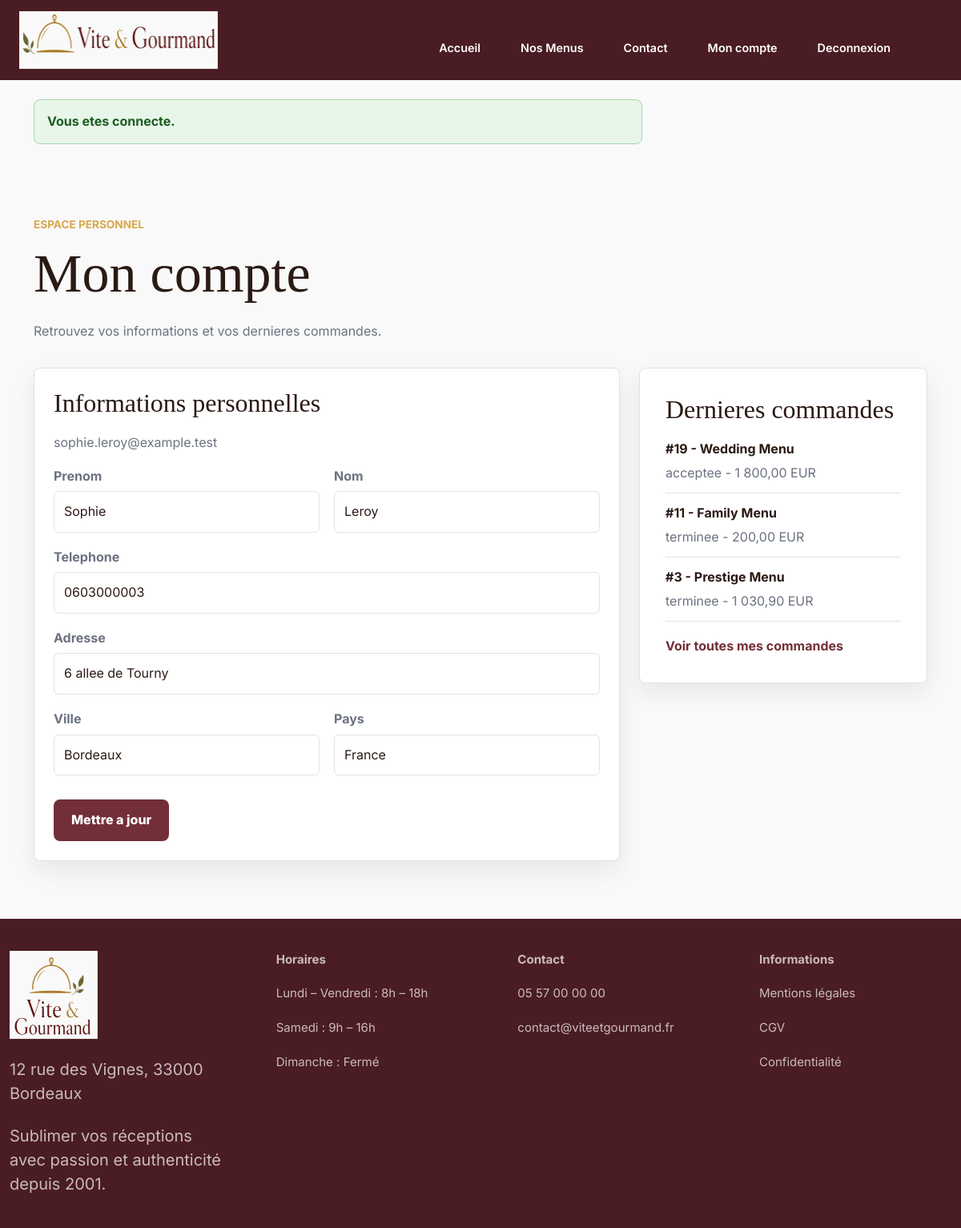
/mon-compte (signed in), run on an earlier commit of the app's database.
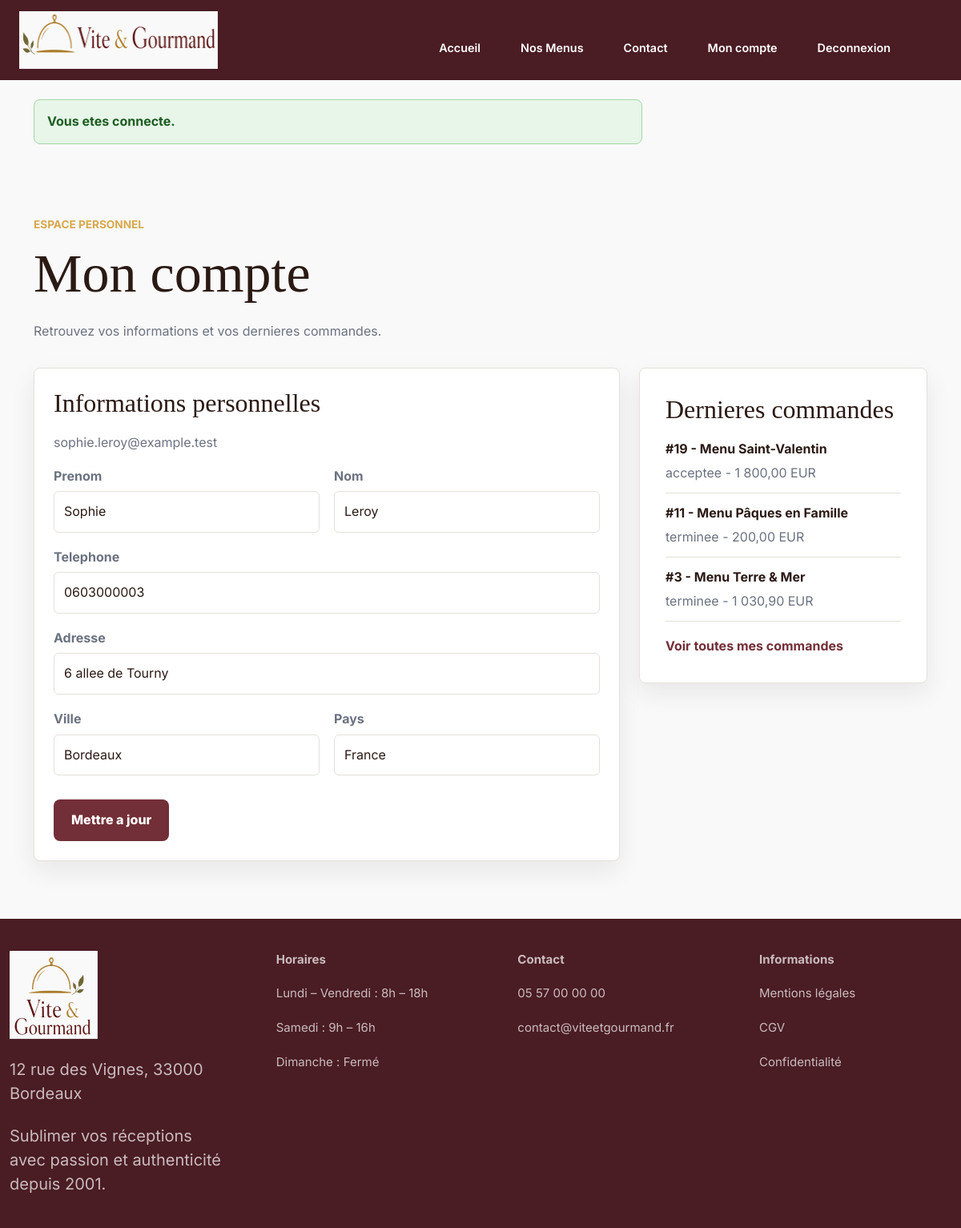
And on a later commit of the database.
### tables this page shows
CREATE TABLE `utilisateurs` (
    `id_utilisateur` INT UNSIGNED NOT NULL AUTO_INCREMENT,
    `id_role` INT UNSIGNED NOT NULL,
    `email` VARCHAR(120) NOT NULL,
    `password_hash` VARCHAR(255) NOT NULL,
    `nom` VARCHAR(80) NOT NULL,
    `prenom` VARCHAR(80) NOT NULL,
    `telephone` VARCHAR(30) NOT NULL,
    `adresse_postale` VARCHAR(255) NOT NULL,
    `ville` VARCHAR(80) NOT NULL,
    `pays` VARCHAR(80) DEFAULT 'France',
    `actif` BOOLEAN DEFAULT TRUE,
    `created_at` DATETIME DEFAULT CURRENT_TIMESTAMP,
    `updated_at` DATETIME NULL,
    CONSTRAINT `pk_utilisateurs`
        PRIMARY KEY (`id_utilisateur`),
    CONSTRAINT `uq_utilisateurs_email`
        UNIQUE (`email`),
    INDEX `idx_utilisateurs_id_role` (`id_role`),
    CONSTRAINT `fk_utilisateurs_roles`
        FOREIGN KEY (`id_role`)
        REFERENCES `roles` (`id_role`)
        ON DELETE RESTRICT
);

CREATE TABLE `commandes` (
    `id_commande` INT UNSIGNED NOT NULL AUTO_INCREMENT,
    `id_utilisateur` INT UNSIGNED NOT NULL,
    `id_menu` INT UNSIGNED NOT NULL,
    `date_commande` DATETIME DEFAULT CURRENT_TIMESTAMP,
    `date_prestation` DATE NOT NULL,
    `heure_livraison` TIME NOT NULL,
    `adresse_livraison` VARCHAR(255) NOT NULL,
    `ville_livraison` VARCHAR(80) NOT NULL,
    `distance_km` DECIMAL(6,2) DEFAULT 0,
    `nombre_personnes` INT UNSIGNED NOT NULL,
    `prix_menu` DECIMAL(10,2) NOT NULL,
    `remise` DECIMAL(10,2) DEFAULT 0,
    `prix_livraison` DECIMAL(10,2) DEFAULT 0,
    `prix_total` DECIMAL(10,2) NOT NULL,
    `statut_actuel` VARCHAR(40) NOT NULL DEFAULT 'en_attente',
    `materiel_prete` BOOLEAN DEFAULT FALSE,
    `materiel_retourne` BOOLEAN DEFAULT FALSE,
    `mode_contact_modification` VARCHAR(20) NULL,
    `motif_annulation` TEXT NULL,
    CONSTRAINT `pk_commandes`
        PRIMARY KEY (`id_commande`),
    INDEX `idx_commandes_id_utilisateur` (`id_utilisateur`),
    INDEX `idx_commandes_id_menu` (`id_menu`),
    INDEX `idx_commandes_statut_actuel` (`statut_actuel`),
    INDEX `idx_commandes_date_prestation` (`date_prestation`),
    CONSTRAINT `fk_commandes_utilisateurs`
        FOREIGN KEY (`id_utilisateur`)
        REFERENCES `utilisateurs` (`id_utilisateur`)
        ON DELETE RESTRICT,
    CONSTRAINT `fk_commandes_menus`
        FOREIGN KEY (`id_menu`)
        REFERENCES `menus` (`id_menu`)
        ON DELETE RESTRICT,
    CONSTRAINT `chk_commandes_distance_km`
        CHECK (`distance_km` >= 0),
    CONSTRAINT `chk_commandes_nombre_personnes`
        CHECK (`nombre_personnes` > 0),
    CONSTRAINT `chk_commandes_prix_menu`
        CHECK (`prix_menu` >= 0),
    CONSTRAINT `chk_commandes_remise`
        CHECK (`remise` >= 0),
    CONSTRAINT `chk_commandes_prix_livraison`
        CHECK (`prix_livraison` >= 0),
    CONSTRAINT `chk_commandes_prix_total`
        CHECK (`prix_total` >= 0),
    CONSTRAINT `chk_commandes_mode_contact_modification`
        CHECK (
            `mode_contact_modification` IS NULL
            OR `mode_contact_modification` IN ('gsm', 'email')
        ),
    CONSTRAINT `chk_commandes_statut_actuel`
        CHECK (
            `statut_actuel` IN (
                'en_attente',
                'acceptee',
                'en_preparation',
                'en_cours_de_livraison',
                'livre',
                'en_attente_retour_materiel',
                'terminee',
                'annulee'
            )
        )
);

CREATE TABLE `menus` (
    `id_menu` INT UNSIGNED NOT NULL AUTO_INCREMENT,
    `id_regime` INT UNSIGNED NOT NULL,
    `id_theme` INT UNSIGNED NOT NULL,
    `titre` VARCHAR(120) NOT NULL,
    `description` TEXT NOT NULL,
    `conditions` TEXT NOT NULL,
    `nombre_personnes_minimum` INT UNSIGNED NOT NULL,
    `prix_minimum` DECIMAL(10,2) NOT NULL,
    `stock_disponible` INT UNSIGNED DEFAULT 0,
    `actif` BOOLEAN DEFAULT TRUE,
    `created_at` DATETIME DEFAULT CURRENT_TIMESTAMP,
    `updated_at` DATETIME NULL,
    CONSTRAINT `pk_menus`
        PRIMARY KEY (`id_menu`),
    INDEX `idx_menus_id_regime` (`id_regime`),
    INDEX `idx_menus_id_theme` (`id_theme`),
    INDEX `idx_menus_catalogue_filters` (`actif`, `id_theme`, `id_regime`, `prix_minimum`),
    INDEX `idx_menus_nombre_personnes_minimum` (`nombre_personnes_minimum`),
    CONSTRAINT `fk_menus_regimes`
        FOREIGN KEY (`id_regime`)
        REFERENCES `regimes` (`id_regime`)
        ON DELETE RESTRICT,
    CONSTRAINT `fk_menus_themes`
        FOREIGN KEY (`id_theme`)
        REFERENCES `themes` (`id_theme`)
        ON DELETE RESTRICT,
    CONSTRAINT `chk_menus_nombre_personnes_minimum`
        CHECK (`nombre_personnes_minimum` > 0),
    CONSTRAINT `chk_menus_prix_minimum`
        CHECK (`prix_minimum` >= 0),
    CONSTRAINT `chk_menus_stock_disponible`
        CHECK (`stock_disponible` >= 0)
);

### app/Views/account/show.php (the view, shortened to what the rows shown need)
<section class="page-section">
    <div class="container">
        <div class="section-heading">
            <p class="section-kicker">Espace personnel</p>
            <h1>Mon compte</h1>
            <p class="muted-text">Retrouvez vos informations et vos dernieres commandes.</p>
        </div>
        <div class="account-layout">
            <form class="auth-form" action="/mon-compte" method="post" novalidate>
                <h2>Informations personnelles</h2>
                <p class="muted-text"><?= $this->e($user['email'] ?? '') ?></p>
                <div class="form-grid">
                    <div class="form-field">
                        <label for="prenom">Prenom</label>
                        <input id="prenom" name="prenom" type="text" value="<?= $this->e($user['prenom'] ?? '') ?>" required>
                    </div>
                    <div class="form-field">
                        <label for="nom">Nom</label>
                        <input id="nom" name="nom" type="text" value="<?= $this->e($user['nom'] ?? '') ?>" required>
                    </div>
                </div>
                <div class="form-field">
                    <label for="telephone">Telephone</label>
                    <input id="telephone" name="telephone" type="tel" value="<?= $this->e($user['telephone'] ?? '') ?>" required>
                </div>
                <div class="form-field">
                    <label for="adresse_postale">Adresse</label>
                    <input id="adresse_postale" name="adresse_postale" type="text" value="<?= $this->e($user['adresse_postale'] ?? '') ?>" required>
                </div>
                <div class="form-grid">
                    <div class="form-field">
                        <label for="ville">Ville</label>
                        <input id="ville" name="ville" type="text" value="<?= $this->e($user['ville'] ?? '') ?>" required>
                    </div>
                    <div class="form-field">
                        <label for="pays">Pays</label>
                        <input id="pays" name="pays" type="text" value="<?= $this->e($user['pays'] ?? 'France') ?>" required>
                    </div>
                </div>
                <button class="primary-link" type="submit">Mettre a jour</button>
            </form>
            <aside class="page-panel account-orders">
                <h2>Dernieres commandes</h2>
                <?php if ($orders === []): ?>
                    <p class="muted-text">Aucune commande pour le moment.</p>
                    <a class="primary-link" href="/menus">Voir les menus</a>
                <?php else: ?>
                    <div class="compact-list">
                        <?php foreach ($orders as $order): ?>
                            <a href="/commandes/<?= (int) $order['id_commande'] ?>">
                                <strong>#<?= (int) $order['id_commande'] ?> - <?= $this->e($order['menu_titre']) ?></strong>
                                <span><?= $this->e($order['statut_actuel']) ?> - <?= number_format((float) $order['prix_total'], 2, ',', ' ') ?> EUR</span>
                            </a>
                        <?php endforeach; ?>
                    </div>
                    <a class="secondary-link" href="/commandes">Voir toutes mes commandes</a>
                <?php endif; ?>
            </aside>
        </div>
    </div>
</section>

### app/Core/Router.php (shortened to what the rows shown need)
<?php
final class Router
{
    private array $routes = [];
    public function dispatch(string $method, string $path): void
    {
        $method = strtoupper($method);
        $path = $this->normalizePath($path);
        foreach ($this->routes[$method] ?? [] as $route) {
            if (preg_match($route['pattern'], $path, $matches) !== 1) {
                continue;
            }
            $parameters = [];
            $this->callHandler($route['handler'], $parameters);
            return;
        }
    }
    private function callHandler(array $handler, array $parameters = []): void
    {
        [$controllerClass, $action] = $handler;
        $controller = new $controllerClass();
        $controller->{$action}(...$parameters);
    }
    private function addRoute(string $method, string $path, array $handler, array $middlewares = []): void
    {
        $normalizedPath = $this->normalizePath($path);
        $this->routes[strtoupper($method)][] = [
            'path' => $normalizedPath,
            'pattern' => $this->compilePattern($normalizedPath),
            'parameters' => $this->extractParameterNames($normalizedPath),
            'handler' => $handler,
            'middlewares' => $middlewares,
        ];
    }
    private function normalizePath(string $path): string
    {
        $normalizedPath = '/' . trim($path, '/');
        return $normalizedPath === '/' ? '/' : rtrim($normalizedPath, '/');
    }
    private function compilePattern(string $path): string
    {
        $pattern = preg_replace('#\{([a-zA-Z_][a-zA-Z0-9_]*)\}#', '(?P<$1>[^/]+)', $path);
        return '#^' . $pattern . '$#';
    }
    private function extractParameterNames(string $path): array
    {
        preg_match_all('#\{([a-zA-Z_][a-zA-Z0-9_]*)\}#', $path, $matches);
        return $matches[1] ?? [];
    }
}

### app/Views/layouts/main.php (shortened to what the rows shown need)
<?php
$successFlash = \App\Core\Session::pullFlash('success');
$errorFlash = \App\Core\Session::pullFlash('error');
$isAuthenticated = \App\Core\Session::isAuthenticated();
$currentPath = parse_url($_SERVER['REQUEST_URI'] ?? '/', PHP_URL_PATH) ?: '/';
$isHomeActive = $currentPath === '/';
$isMenusActive = str_starts_with($currentPath, '/menus');
$isContactActive = $currentPath === '/contact';
$isAuthActive = in_array($currentPath, [
    '/connexion',
    '/inscription',
    '/mot-de-passe/oublie',
    '/mot-de-passe/reinitialisation',
], true);
$bodyClass = $bodyClass ?? '';
?>
<!doctype html>
<html lang="fr">
<head>
    <link href="https://cdn.jsdelivr.net/npm/bootstrap@5.3.3/dist/css/bootstrap.min.css" rel="stylesheet">
    <link href="https://cdn.jsdelivr.net/npm/bootstrap-icons@1.11.3/font/bootstrap-icons.css" rel="stylesheet">
    <link href="/assets/css/style.css" rel="stylesheet">
</head>
<body id="top" class="<?= htmlspecialchars($bodyClass, ENT_QUOTES, 'UTF-8') ?>">
    <header class="site-header">
        <nav class="navbar navbar-expand-md site-nav" aria-label="Navigation principale">
            <div class="container">
                <a class="navbar-brand site-logo" href="/" aria-label="Vite & Gourmand - Accueil">
                    <img class="site-logo-primary" src="/images/brand/logo-primary.png" alt="Vite & Gourmand">
                </a>
                <div class="navbar-nav site-nav-links">
                    <a class="nav-link<?= $isHomeActive ? ' is-active' : '' ?>" href="/">Accueil</a>
                    <a class="nav-link<?= $isMenusActive ? ' is-active' : '' ?>" href="/menus">Nos Menus</a>
                    <a class="nav-link<?= $isContactActive ? ' is-active' : '' ?>" href="/contact">Contact</a>
                    <?php if ($isAuthenticated): ?>
                        <a class="nav-link" href="/mon-compte">Mon compte</a>
                        <a class="nav-link" href="/deconnexion">Deconnexion</a>
                    <?php else: ?>
                        <a class="nav-link<?= $isAuthActive ? ' is-active' : '' ?>" href="/connexion">Mon espace</a>
                    <?php endif; ?>
                </div>
            </div>
        </nav>
    </header>
    <main class="site-main">
        <?php if ($successFlash !== null || $errorFlash !== null): ?>
            <div class="container flash-container">
                <?php if ($successFlash !== null): ?>
                    <p class="alert-message success-message"><?= htmlspecialchars($successFlash, ENT_QUOTES, 'UTF-8') ?></p>
                <?php endif; ?>
            </div>
        <?php endif; ?>
        <?php require $viewPath; ?>
    </main>
    <footer class="site-footer">
        <div class="container site-footer-grid">
            <div class="site-footer-brand">
                <img src="/images/brand/logo-compact.png" alt="Vite & Gourmand">
                <p>12 rue des Vignes, 33000 Bordeaux</p>
                <p>Sublimer vos r&eacute;ceptions avec passion et authenticit&eacute; depuis 2001.</p>
            </div>
            <div class="site-footer-column">
                <p class="footer-title">Horaires</p>
                <p>Lundi &ndash; Vendredi : 8h &ndash; 18h</p>
                <p>Samedi : 9h &ndash; 16h</p>
                <p>Dimanche : Ferm&eacute;</p>
            </div>
            <div class="site-footer-column">
                <p class="footer-title">Contact</p>
                <p>05 57 00 00 00</p>
                <p>contact@viteetgourmand.fr</p>
            </div>
            <div class="site-footer-column">
                <p class="footer-title">Informations</p>
                <a href="/mentions-legales">Mentions l&eacute;gales</a>
                <a href="/cgv">CGV</a>
                <a href="/confidentialite">Confidentialit&eacute;</a>
            </div>
        </div>
    </footer>
</body>
</html>

What changed in the data, as far as the page shows it:
changed through a linked row, commandes "acceptee": id_menu.titre "Wedding Menu" → "Menu Saint-Valentin"
changed through a linked row, commandes id 11: id_menu.titre "Family Menu" → "Menu Pâques en Famille"
changed through a linked row, commandes id 3: id_menu.titre "Prestige Menu" → "Menu Terre & Mer"
